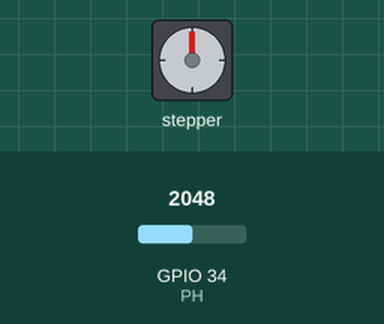
Simulated run of this sketch. Board: ESP32. On the bench: stepper motor. The test bench sets the inputs (shaded band); at power-on: GPIO 34 (PH) = 2048. WiFi joins after 1.5 s; servers stay silent unless stated; no MQTT or app messages arrive unless stated; stepper angles assume 400 steps per turn; what the sketch prints to the serial monitor is not drawn.

Above: at 1.55 s.
Timing chart, 0 to 13.3 s (numbered marks = the images above):
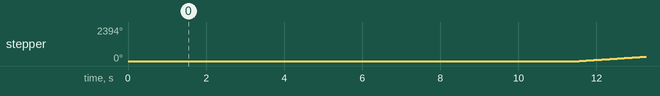

Measured:
- by itself, stepper: turns 720° clockwise in 4.0 s, repeating every 9.1 s

The sketch:

Ueberwachung_Hydrokultur_pH.ino
```cpp
#include <Arduino.h>
#include <Stepper.h>
#include <PubSubClient.h>
#include <WiFi.h>

#define PH 34

//Variablen für WiFi-Verbindung
const char* ssid = "FRITZ!Box Fon WLAN 7320";
const char* wifi_password = "%1Wadehadedudeda#$2023";

//Variablen für MQTT-Verbindung
const char* mqtt_server = "raspberrypi";
const char* mqtt_username = "eden";
const char* mqtt_password = "hydrokultur";
const char* pH_topic = "home/hydrokultur/pH_Wert";
const char* clientID = "client_hydrokultur_pH";

//Erstellen von WiFi und MQTT Objekten
WiFiClient wifiClient;
PubSubClient client(mqtt_server, 1883, wifiClient);

const int stepsPerRevolution = 400; //Anzahl der Schritte pro Umdrehung

//Erstellen von Stepper-Objekten für Ansteuerung der Schrittmotoren
Stepper myStepper_PH_Hoch(stepsPerRevolution, 13, 12, 14, 27);
Stepper myStepper_PH_Runter(stepsPerRevolution, 26, 25, 33, 32);

//Deklarierung globaler Variablen
float pH_Value;
float pH_EndValue;
int zeit;
int anzPH_Werte;

void setup() {
  Serial.begin(9600); //Baudrate für die serielle Kommunikation auf 9600
  pinMode (PH, INPUT); //GPIO-Pin als Dateneingang festlegen

  connect_WiFi(); //stellt Verbindung zum WiFi her

  //Drehgeschwindigkeit der Schrittmotoren festlegen
  myStepper_PH_Hoch.setSpeed(30);
  myStepper_PH_Runter.setSpeed(30);

  zeit = millis(); //Aktuelle Systemzeit in Variable speichern
}

void loop() {
  pH_Value = pH_Value+analogRead(PH);

  anzPH_Werte = anzPH_Werte+1;

  if((zeit+10000)<=millis()){ //30 Min. warten (18E5)

    connect_MQTT(); //stellt Verbindung zum Broker her

    berechne_PH(); //berechnet den pH-Wert Broker
    sende_PH(); //sende den pH-Wert an den

    steuere_Dosierpumpe(); //Ansteuerung der Dosierpumpen

    if(steuere_Dosierpumpe() == true){
      zeit = millis()-5000;  //Sorgt für ein Durchlaufen der Verzweigung nach nur 10 Min. (12E5)
    }else{
      zeit = millis();
    }

    schaltePumpeAus();

    client.disconnect(); //trennt die Verbindung

    pH_Value = 0;
    anzPH_Werte = 0;
  }
}

void connect_WiFi(){
  Serial.print("Connecting to ");
  Serial.println(ssid);

  WiFi.begin(ssid, wifi_password); //Internetverbindung herstellen

  while (WiFi.status() != WL_CONNECTED) { //Wartet solange bis die Verbindung hergestellt wurde
    delay(500);
    Serial.print(".");
  }
}

void connect_MQTT(){
  if (client.connect(clientID, mqtt_username, mqtt_password)) {
    Serial.println("Connected to MQTT Broker!");
  }
  else {
    Serial.println("Connection to MQTT Broker failed...");
  }
}

void berechne_PH(){
    float pH_Durchschnitt = pH_Value/anzPH_Werte;
    pH_EndValue = (pH_Durchschnitt-2372.8)/-105.97;
}

void sende_PH(){
 if (client.publish(pH_topic, String(pH_EndValue).c_str())) {
    Serial.println("pH-Wert sent!");
    }
    else {
      Serial.println("PH-Wert failed to send. Reconnecting to MQTT Broker and trying again");
      client.connect(clientID, mqtt_username, mqtt_password);
      delay(10); //Warten damit client.publish nicht zeitgleich mit client.connect ausgeführt wird
      client.publish(pH_topic, String(pH_EndValue).c_str());
    }
}

boolean steuere_Dosierpumpe(){
  if(pH_EndValue < 6){
      Serial.println("PH-Hoch");
      myStepper_PH_Hoch.step(stepsPerRevolution);
      return true;
  }else if(pH_EndValue > 8){
      Serial.println("PH-Runter");
      myStepper_PH_Runter.step(stepsPerRevolution);
      return true;
  }
  return false;
}

void schaltePumpeAus(){
  //pH_Hoch
  digitalWrite(13, LOW);
  digitalWrite(12, LOW);
  digitalWrite(14, LOW);
  digitalWrite(27, LOW);
  //pH_Runter
  digitalWrite(26, LOW);
  digitalWrite(25, LOW);
  digitalWrite(33, LOW);
  digitalWrite(32, LOW);
}
```
